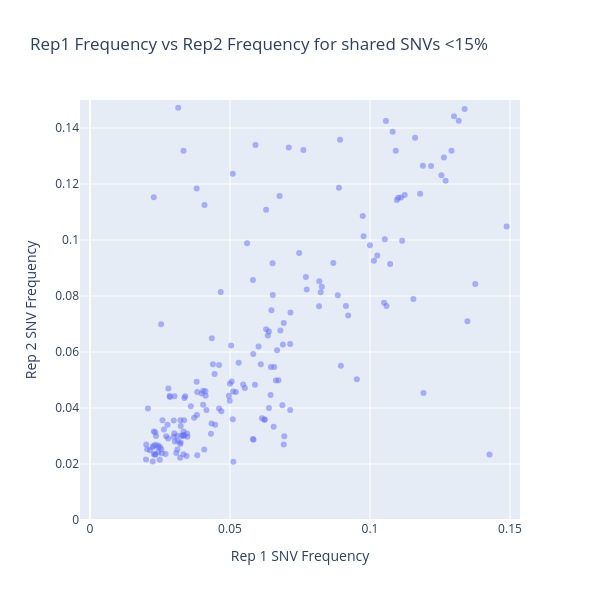

The code cell stored with this chart in its notebook:
### Code cell
import plotly.express as px

# Scatter plot of rep1_freq vs rep2_freq
fig = px.scatter(shared_vars, 
                 x="Frequency_1", 
                 y="Frequency_2", 
                 title="Rep1 Frequency vs Rep2 Frequency for shared SNVs <15%",
                 labels={"Frequency_1": "Rep 1 SNV Frequency", "Frequency_2": "Rep 2 SNV Frequency"},
                 opacity=0.5,
                 hover_data=["sample_var", 'ct_value'])

# Define axis limits
x_min, x_max = 0, 0.15  # Adjust as needed
y_min, y_max = 0, 0.15  # Adjust as needed

# Make the plot square and set axis limits
fig.update_layout(
    width=600,  
    height=600,  
    xaxis=dict(scaleanchor="y", range=[x_min, x_max]),  
    yaxis=dict(range=[y_min, y_max])
)

# Show the plot
fig.show()

### Figure 1 — Plotly figure (JSON) as saved in the notebook; plotly's stock layout.template omitted (floating-point values rounded to 4 significant figures; data arrays with more than 128 entries replaced by an {"elided": "..."} marker saying what was removed)
{"data": [{"customdata": {"elided": "307x2 mixed values"}, "hovertemplate": "Rep 1 SNV Frequency=%{x}<br>Rep 2 SNV Frequency=%{y}<br>sample_var=%{customdata[0]}<br>ct_value=%{customdata[1]}<extra></extra>", "legendgroup": "", "marker": {"color": "#636efa", "opacity": 0.5, "symbol": "circle"}, "mode": "markers", "name": "", "orientation": "v", "showlegend": false, "type": "scatter", "x": {"elided": "307 float values"}, "xaxis": "x", "y": {"elided": "307 float values"}, "yaxis": "y"}], "layout": {"height": 600, "legend": {"tracegroupgap": 0}, "title": {"text": "Rep1 Frequency vs Rep2 Frequency for shared SNVs <15%"}, "width": 600, "xaxis": {"anchor": "y", "domain": [0, 1], "range": [0, 0.15], "scaleanchor": "y", "title": {"text": "Rep 1 SNV Frequency"}}, "yaxis": {"anchor": "x", "domain": [0, 1], "range": [0, 0.15], "title": {"text": "Rep 2 SNV Frequency"}}}}
